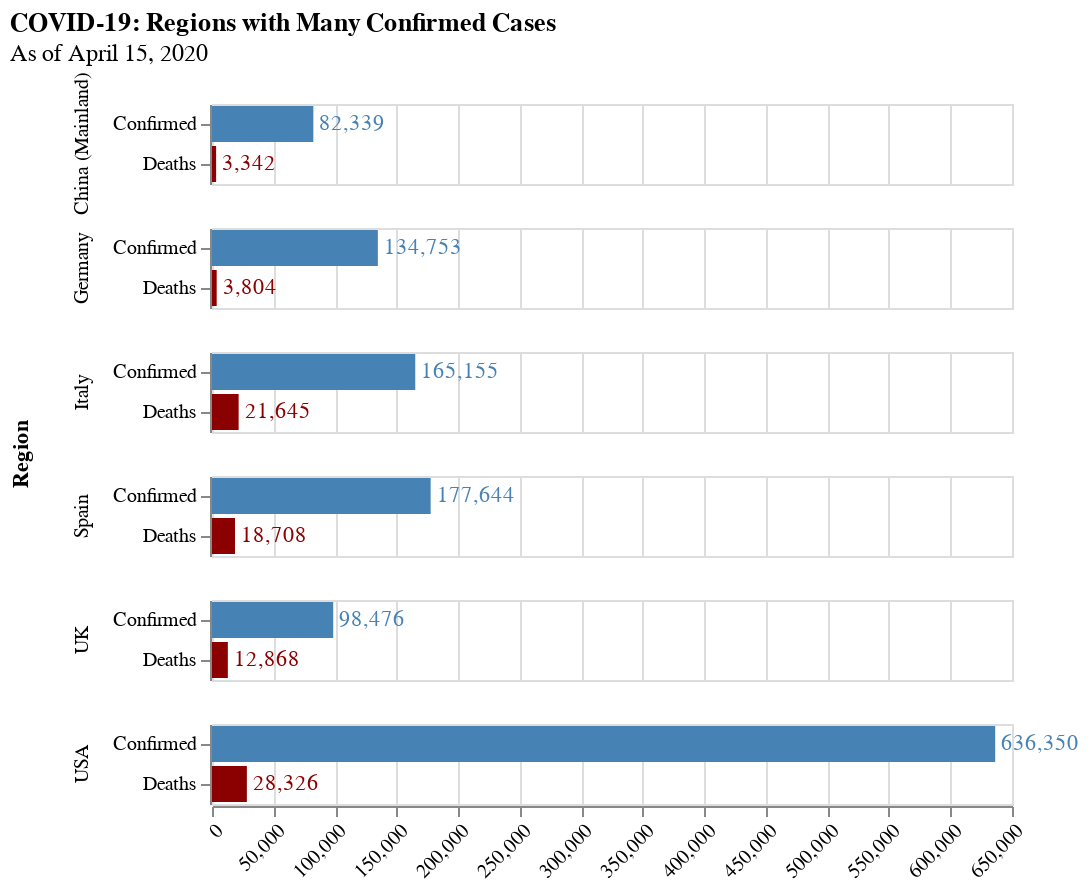

The cell this chart's notebook holds for it:
### Code cell
# Confirmed and Deaths, Large Regions
regions_large = [china, usa, italy, germany, spain, uk]

data = create_group_data(regions_large)

bars = alt.Chart(data).mark_bar().encode(
    x="Count:Q",
    y="Case Type:N",
    color=alt.Color("Case Type:N", legend=None, scale=alt.Scale(range=['steelblue','darkred']))
)

text = bars.mark_text(
    align='left',
    baseline='middle',
    dx=3
).encode(
    text=(
        alt.Text("Count:Q", format=",")
    )
)

alt.layer(bars, text).facet(
    row="Region:N"
).configure_axisX(
    labelAngle=-45,
    title=None
).configure_axisY(
    title=None
).properties(
    title={
        "text":'COVID-19: Regions with Many Confirmed Cases',
        "subtitle":'As of ' + as_of_date.strftime("%B %d, %Y")
    }
)

### Figure 1 — Vega-Lite specification as saved in the notebook (floating-point values rounded to 4 significant figures)
{"config": {"view": {"continuousWidth": 400, "continuousHeight": 300}, "axisX": {"labelAngle": -45, "title": null}, "axisY": {"title": null}}, "data": {"name": "data-62f41978fb36a112053c6722d9d0d0ab"}, "facet": {"row": {"type": "nominal", "field": "Region"}}, "spec": {"layer": [{"mark": "bar", "encoding": {"color": {"type": "nominal", "field": "Case Type", "legend": null, "scale": {"range": ["steelblue", "darkred"]}}, "x": {"type": "quantitative", "field": "Count"}, "y": {"type": "nominal", "field": "Case Type"}}}, {"mark": {"type": "text", "align": "left", "baseline": "middle", "dx": 3}, "encoding": {"color": {"type": "nominal", "field": "Case Type", "legend": null, "scale": {"range": ["steelblue", "darkred"]}}, "text": {"type": "quantitative", "field": "Count", "format": ","}, "x": {"type": "quantitative", "field": "Count"}, "y": {"type": "nominal", "field": "Case Type"}}}]}, "title": {"text": "COVID-19: Regions with Many Confirmed Cases", "subtitle": "As of April 15, 2020"}, "$schema": "https://vega.github.io/schema/vega-lite/v4.8.1.json", "datasets": {"data-62f41978fb36a112053c6722d9d0d0ab": [{"Region": "China (Mainland)", "Count": 82339, "Case Type": "Confirmed"}, {"Region": "China (Mainland)", "Count": 3342, "Case Type": "Deaths"}, {"Region": "USA", "Count": 636350, "Case Type": "Confirmed"}, {"Region": "USA", "Count": 28326, "Case Type": "Deaths"}, {"Region": "Italy", "Count": 165155, "Case Type": "Confirmed"}, {"Region": "Italy", "Count": 21645, "Case Type": "Deaths"}, {"Region": "Germany", "Count": 134753, "Case Type": "Confirmed"}, {"Region": "Germany", "Count": 3804, "Case Type": "Deaths"}, {"Region": "Spain", "Count": 177644, "Case Type": "Confirmed"}, {"Region": "Spain", "Count": 18708, "Case Type": "Deaths"}, {"Region": "UK", "Count": 98476, "Case Type": "Confirmed"}, {"Region": "UK", "Count": 12868, "Case Type": "Deaths"}]}}
